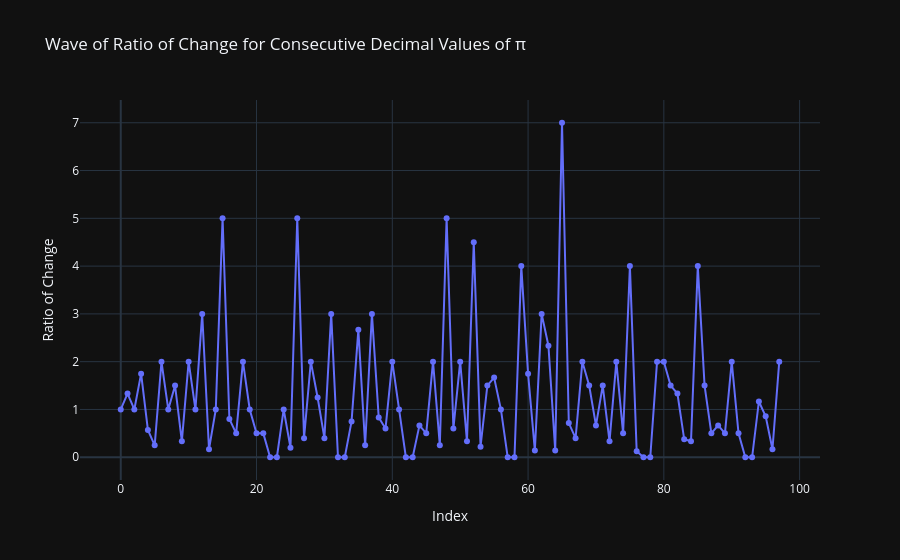

Notebook source saved alongside this figure:
### Code cell
import plotly.graph_objects as go
from mpmath import mp

# Set precision for π
mp.dps = 50000  # 100 decimal places of π

# Extract the first 100 decimal places of π as integers
def get_pi_decimals():
    pi_str = str(mp.pi)[2:]  # Get π as a string and exclude "3."
    return [int(digit) for digit in pi_str[:100]]  # Convert first 100 decimals to integers

# Compute the ratio of change between consecutive digits
def compute_ratio_of_change(digits):
    changes = [abs(digits[i] - digits[i - 1]) for i in range(1, len(digits))]
    ratios = [changes[i] / changes[i - 1] if changes[i - 1] != 0 else 0 for i in range(1, len(changes))]
    return ratios

# Get π decimals and compute ratios
decimals = get_pi_decimals()
ratios = compute_ratio_of_change(decimals)

# Plot using Plotly
fig = go.Figure()
fig.add_trace(go.Scatter(
    y=ratios,
    mode='lines+markers',
    name='Ratio of Change'
))

# Add labels and title
fig.update_layout(
    title='Wave of Ratio of Change for Consecutive Decimal Values of π',
    xaxis_title='Index',
    yaxis_title='Ratio of Change',
    template='plotly_dark'
)

# Show the plot
fig.show()

### Figure 1 — Plotly figure (JSON) as saved in the notebook; plotly's stock layout.template omitted (floating-point values rounded to 4 significant figures)
{"data": [{"mode": "lines+markers", "name": "Ratio of Change", "type": "scatter", "y": [1, 1.333, 1, 1.75, 0.5714, 0.25, 2, 1, 1.5, 0.3333, 2, 1, 3, 0.1667, 1, 5, 0.8, 0.5, 2, 1, 0.5, 0.5, 0, 0, 1, 0.2, 5, 0.4, 2, 1.25, 0.4, 3, 0, 0, 0.75, 2.667, 0.25, 3, 0.8333, 0.6, 2, 1, 0, 0, 0.6667, 0.5, 2, 0.25, 5, 0.6, 2, 0.3333, 4.5, 0.2222, 1.5, 1.667, 1, 0, 0, 4, 1.75, 0.1429, 3, 2.333, 0.1429, 7, 0.7143, 0.4, 2, 1.5, 0.6667, 1.5, 0.3333, 2, 0.5, 4, 0.125, 0, 0, 2, 2, 1.5, 1.333, 0.375, 0.3333, 4, 1.5, 0.5, 0.6667, 0.5, 2, 0.5, 0, 0, 1.167, 0.8571, 0.1667, 2]}], "layout": {"autosize": true, "title": {"text": "Wave of Ratio of Change for Consecutive Decimal Values of π"}, "xaxis": {"autorange": true, "range": [-5.87, 102.9], "title": {"text": "Index"}}, "yaxis": {"autorange": true, "range": [-0.5777, 7.578], "title": {"text": "Ratio of Change"}, "type": "linear"}}}
